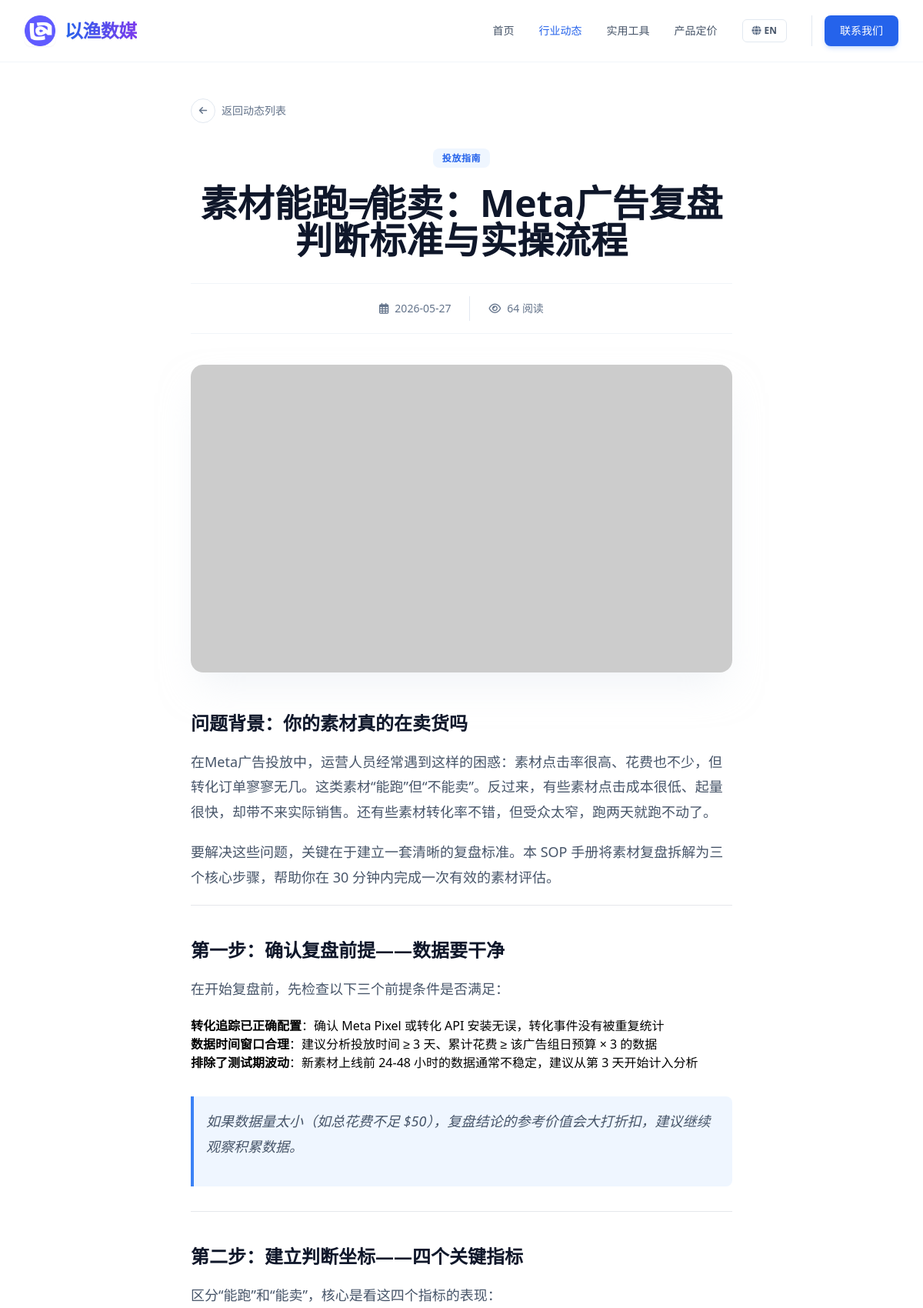
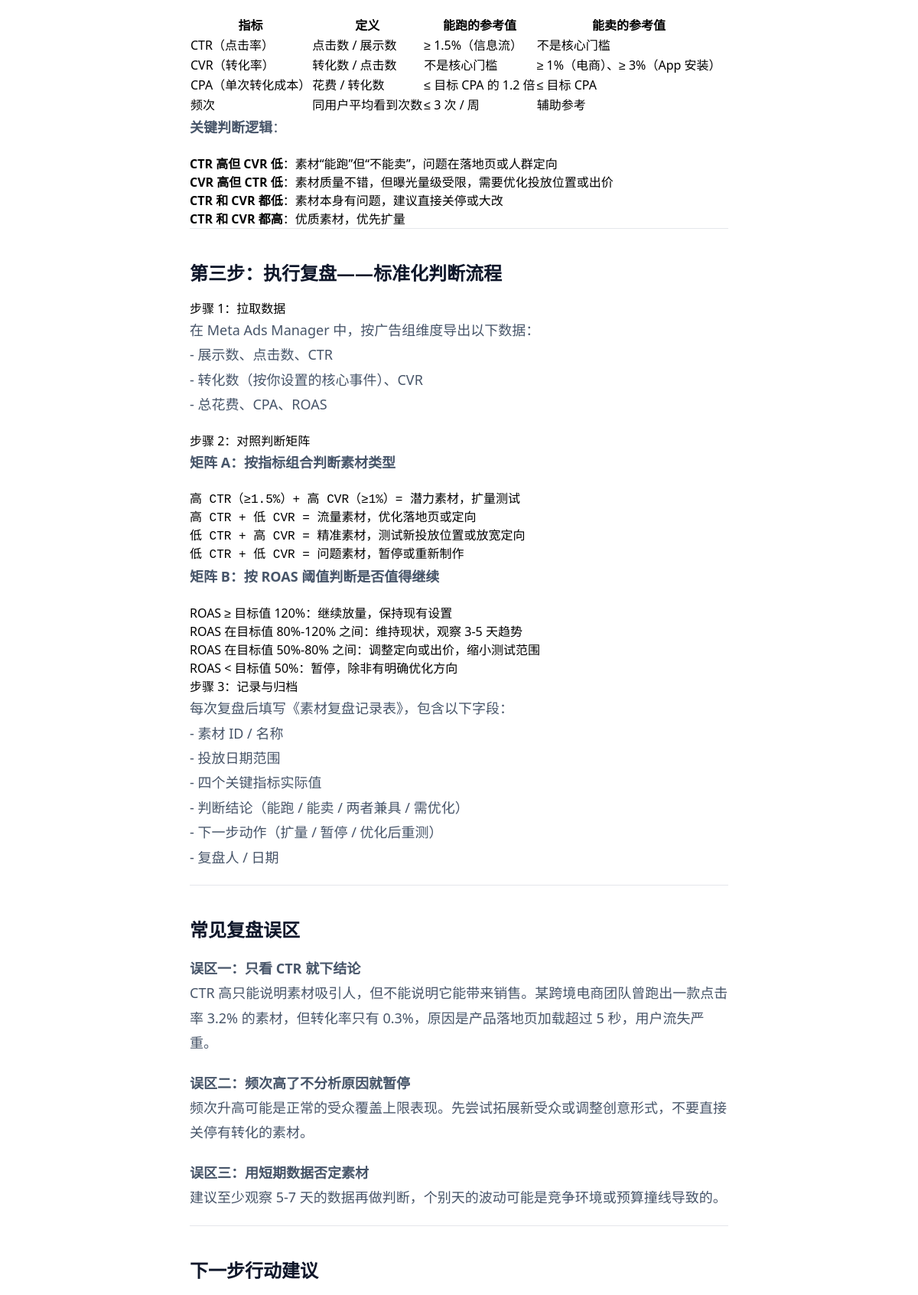
Page /article/106 (upper part) on the committed database (2 pictures, top to bottom).
### tables this page shows
CREATE TABLE articles (
            id INTEGER PRIMARY KEY AUTOINCREMENT,
            category_id TEXT NOT NULL,
            title TEXT NOT NULL,
            summary TEXT NOT NULL,
            content TEXT NOT NULL,
            date TEXT NOT NULL,
            views INTEGER DEFAULT 0,
            image TEXT NOT NULL
        , seo_keywords TEXT DEFAULT '', seo_score INTEGER DEFAULT 0, title_en TEXT DEFAULT '', summary_en TEXT DEFAULT '', content_en TEXT DEFAULT '', title_vi TEXT DEFAULT "", summary_vi TEXT DEFAULT "", content_vi TEXT DEFAULT "");

### app.py (the view)
@app.route('/article/<int:article_id>')
def article_detail(article_id):
    db = get_db()
    cur = db.cursor()
    cur.execute('SELECT * FROM articles WHERE id = ?', (article_id,))
    article = cur.fetchone()
    if article is None:
        return "Article not found", 404
    return render_template('article_detail.html', article=dict(article))

### app.py (called while the page is built)
def get_db():
    db = getattr(g, '_database', None)
    if db is None:
        db = g._database = sqlite3.connect(DB_PATH)
        db.row_factory = sqlite3.Row
    return db

@app.teardown_appcontext
def close_connection(exception):
    db = getattr(g, '_database', None)
    if db is not None:
        db.close()

@app.after_request
def add_header(response):
    response.headers["Cache-Control"] = "no-cache, no-store, must-revalidate"
    response.headers["Pragma"] = "no-cache"
    response.headers["Expires"] = "0"
    response.headers['Cache-Control'] = 'public, max-age=0'
    return response

### templates/article_detail.html (shortened to what this page needs)
<!DOCTYPE html>
<html lang="zh-CN" x-data="appData()">
<head>
    <script src="https://cdn.tailwindcss.com"></script>
    <link href="https://cdnjs.cloudflare.com/ajax/libs/font-awesome/6.0.0/css/all.min.css" rel="stylesheet">
</head>
<body class="font-sans antialiased bg-white">
    <nav class="fixed w-full z-50 transition-all duration-300 bg-white/90 backdrop-blur-md border-b border-slate-100">
        <div class="max-w-7xl mx-auto px-4 sm:px-6 lg:px-8">
            <div class="flex justify-between h-20 items-center">
                <a href="/" class="flex-shrink-0 flex items-center gap-3 group">
                    <img src="{{ url_for('static', filename='images/logo.png') }}" alt="Logo" class="w-10 h-10 rounded-lg object-cover shadow-sm group-hover:shadow-md transition-shadow duration-300" onerror="this.src='https://ui-avatars.com/api/?name=YY&background=0D8ABC&color=fff'">
                    <span class="font-extrabold text-2xl tracking-tight bg-clip-text text-transparent bg-gradient-to-r from-blue-600 to-violet-600 drop-shadow-sm">以渔数媒</span>
                </a>
                <div class="hidden md:flex space-x-8 items-center">
                    <a href="/" class="text-sm font-medium text-slate-600 hover:text-blue-600 transition-colors" x-text="t[lang].nav.home">首页</a>
                    <a href="/articles" class="text-sm font-medium text-blue-600 transition-colors" x-text="t[lang].nav.articles">行业动态</a>
                                        <a href="/tools" class="text-sm font-medium text-slate-600 hover:text-blue-600 transition-colors" x-text="t[lang].nav.tools">实用工具</a>
<a href="/pricing" class="text-sm font-medium text-slate-600 hover:text-blue-600 transition-colors" x-text="t[lang].nav.pricing">产品定价</a>
                    <button @click="toggleLang()" class="flex items-center space-x-1 px-3 py-1.5 rounded-md border border-slate-200 hover:border-blue-400 hover:bg-slate-50 transition-all">
                        <i class="fas fa-globe text-slate-500 text-xs"></i>
                        <span class="text-xs font-bold text-slate-600" x-text="lang === 'zh' ? 'EN' : '中'"></span>
                    </button>
                    <div class="flex items-center gap-3 pl-4 border-l border-slate-200">
                        <a href="https://t.me/yiyiyiads" target="_blank" class="px-5 py-2.5 rounded-lg bg-blue-600 text-white text-sm font-medium hover:bg-blue-700 transition-all shadow-md shadow-blue-500/20" x-text="t[lang].nav.contact">联系我们</a>
                    </div>
                </div>
            </div>
        </div>
    </nav>
    <main class="pt-32 pb-24">
        <div class="max-w-3xl mx-auto px-4 sm:px-6 lg:px-8 mb-8">
            <a href="/articles" class="inline-flex items-center gap-2 text-sm font-medium text-slate-500 hover:text-blue-600 transition-colors group">
                <div class="w-8 h-8 rounded-full border border-slate-200 flex items-center justify-center group-hover:border-blue-500 group-hover:bg-blue-50 transition-all">
                    <i class="fas fa-arrow-left text-xs group-hover:-translate-x-0.5 transition-transform"></i>
                </div>
                <span x-text="t[lang].back">返回动态列表</span>
            </a>
        </div>
        <article class="max-w-3xl mx-auto px-4 sm:px-6 lg:px-8">
            <header class="mb-10 text-center">
                <div class="mb-6">
                    <span class="px-3 py-1 bg-blue-50 text-blue-600 text-xs font-bold rounded-lg uppercase tracking-wider">
                        <span x-show="lang === 'zh'">
                            {% if article.category_id == 'news' %}官方公告
                            {% elif article.category_id == 'insight' %}行业洞察
                            {% elif article.category_id == 'guide' %}投放指南
                            {% elif article.category_id == 'update' %}产品更新
                            {% else %}资讯{% endif %}
                        </span>
                    </span>
                </div>
                <h1 class="text-3xl md:text-4xl lg:text-5xl font-extrabold text-slate-900 leading-tight mb-8">
                    <span x-show="lang === 'zh'">{{ article.get('title', '') }}</span>
                </h1>
                <div class="flex items-center justify-center gap-6 text-sm text-slate-500 border-t border-b border-slate-100 py-4">
                    <div class="flex items-center gap-2">
                        <i class="far fa-calendar-alt"></i>
                        <span>{{ article.date }}</span>
                    </div>
                    <div class="flex items-center gap-2">
                        <i class="far fa-eye"></i>
                        <span><span id="article-view-count" data-article-id="{{ article.id }}" data-base-views="{{ article.views }}">{{ article.views }}</span> <span x-text="t[lang].reads">阅读</span></span>
                    </div>
                </div>
            </header>
            <div class="rounded-2xl overflow-hidden mb-12 shadow-2xl shadow-slate-200/50">
                <img src="{{ article.image }}" alt="Featured Image" class="w-full h-[400px] object-cover">
            </div>
            <div class="prose max-w-none" x-show="lang === 'zh'">
                {{ article.get('content', '') | markdown | safe }}
            </div>
        </article>
    </main>
</body>
</html>

### templates/article_detail.html (style rules this page uses)
.prose h2 { color: #0f172a; font-weight: 700; font-size: 1.5rem; margin-top: 2.5rem; margin-bottom: 1rem; }
.prose p { color: #475569; line-height: 1.8; margin-bottom: 1.25rem; font-size: 1.125rem; }
.prose blockquote { border-left: 4px solid #3b82f6; padding-left: 1rem; color: #334155; font-style: italic; background: #eff6ff; padding: 1rem; border-radius: 0 0.5rem 0.5rem 0; margin: 2rem 0; }

### rows in the picture
articles: get "素材能跑≠能卖：Meta广告复盘判断标准与实操流程", date "2026-05-27", views "64", get "问题背景：你的素材真的在卖货吗 在Meta广告投放中，运营人员经常遇到这样的困惑：素材点击率很高、花费也不少，但转化订单寥寥无几。这类素材“能跑”但“不能卖”。反过来，有些素材点击成本很低、起量很快，却带不来实际销售。还有些素材转化率不错，但受众太窄，跑两天就跑不动了。 要解决这些问题，关键在于建立一套清晰的复盘标准。本 SOP 手册将素材复盘拆解为三个核心步骤，帮助你在 30 分钟内完成一次有效的素材评估。 第一步：确认复盘前提——数据要干净 在开始复盘前，先检查以下三个前提条件是否满足： 转化追踪已正确配置 ：确认 Meta Pixel 或转化 API 安装无误，转化事件没有被重复统计 数据时间窗口合理 ：建议分析投放时间 ≥ 3 天、累计花费 ≥ 该广告组日预算 × 3 的数据 排除了测试期波动 ：新素材上线前 24-48 小时的数据通常不稳定，建议从第 3 天开始计入分析 如果数据量太小（如总花费不足 $50），复盘结论的参考价值会大打折扣，建议继续观察积累数据。 第二步：建立判断坐标——四个关键指标 区分“能跑”和“能卖”，核心是看这四个指标的表现： 指标 定义 能跑的参考值 能卖的参考值 CTR（点击率） 点击数 / 展示数 ≥ 1.5%（信息流） 不是核心门槛 CVR（转化率） 转化数 / 点击数 不是核心门槛 ≥ 1%（电商）、≥ 3%（App 安装） CPA（单次转化成本） 花费 / 转化数 ≤ 目标 CPA 的 1.2 倍 ≤ 目标 CPA 频次 同用户平均看到次数 ≤ 3 次 / 周 辅助参考 关键判断逻辑 ： CTR 高但 CVR 低…"
